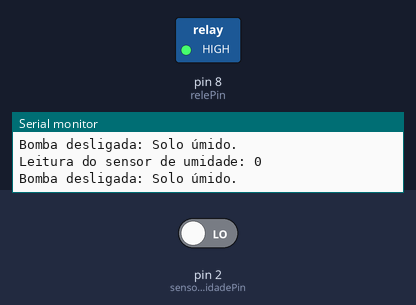
Simulated run of this sketch. Board: Arduino Uno, built with avr-gcc and run on an emulated ATmega328P. Shown: switched loads named in the sketch (green lamp = pin HIGH), the last lines printed to the serial monitor. The inputs (shaded band) are chosen by the test bench; at power-on: pin 2 (sensorUmidadePin) LOW.

Above: at 10.8 s.
10.9 s: pin 2 (sensorUmidadePin) driven HIGH
At 15.9 s:
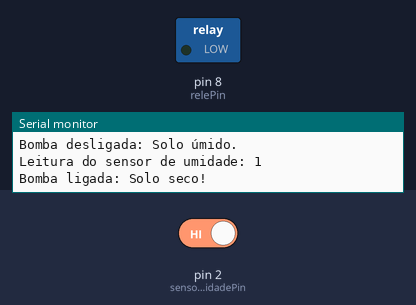
16.9 s: pin 2 (sensorUmidadePin) driven LOW
At 20.9 s:
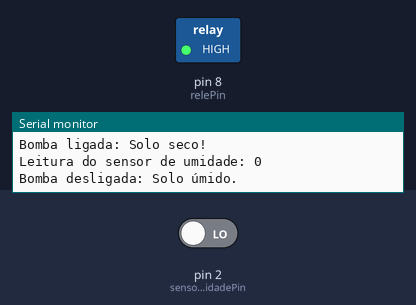
Timing chart, 0 to 22.4 s (numbered marks = the images above; inputs shaded):
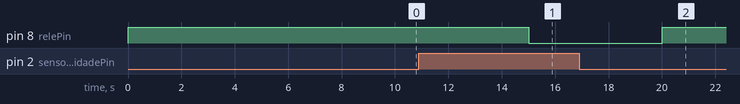

Measured:
- after the input at 10.9 s, pin 8 (relePin): HIGH → LOW after 4.1 s
- after the input at 16.9 s, pin 8 (relePin): LOW → HIGH after 3.1 s

The sketch:

ARDUINO.ino
```cpp
const int sensorUmidadePin = 2;
const int relePin = 8;

void setup() {
  pinMode(relePin, OUTPUT);
  pinMode(sensorUmidadePin, INPUT);

  Serial.begin(9600);
}

void loop() {
  int valorUmidade = digitalRead(sensorUmidadePin);
  Serial.print("Leitura do sensor de umidade: ");
  Serial.println(valorUmidade);

  if (valorUmidade == 1) {
    digitalWrite(relePin, LOW);
    Serial.println("Bomba ligada: Solo seco!");
  } else {
    digitalWrite(relePin, HIGH);
    Serial.println("Bomba desligada: Solo úmido.");
  }

  delay(5000);
}
```
